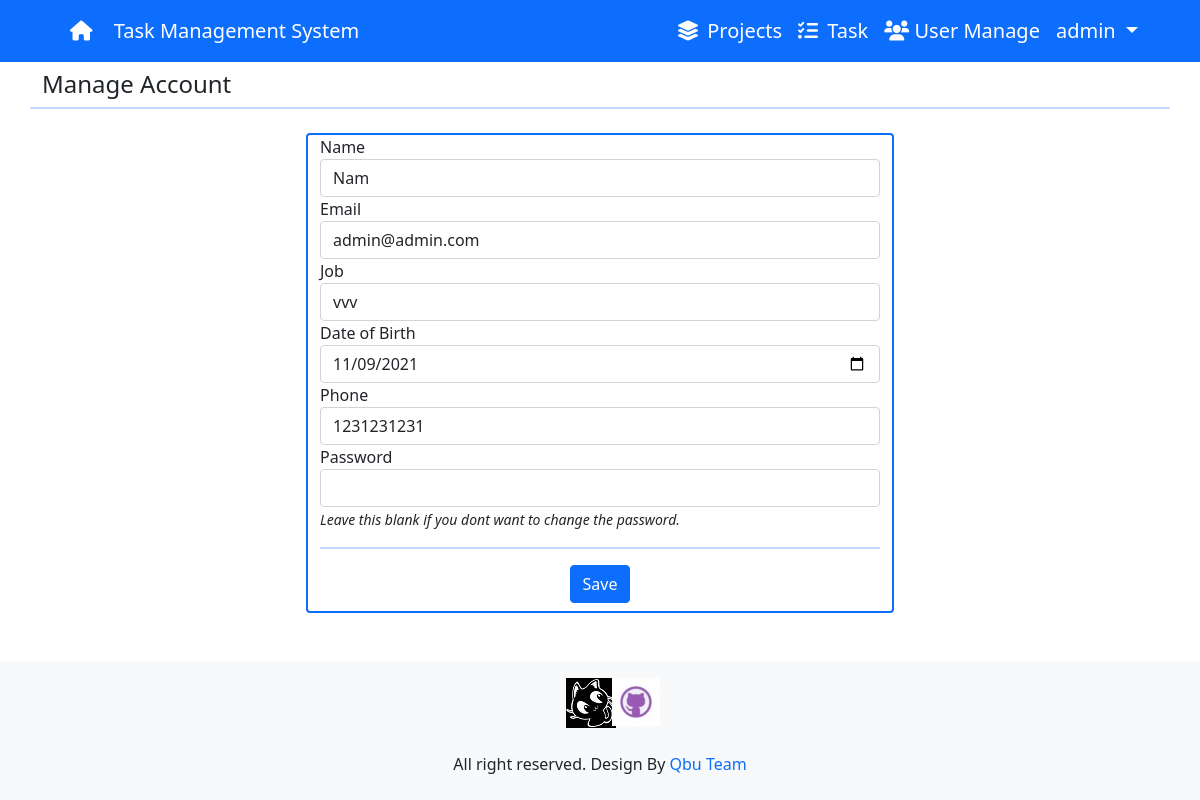
The app's page /View/manage_account.php (signed in) with its own data.
### tables this page shows
CREATE TABLE `user_info` (
  `user_id` int(10) UNSIGNED NOT NULL,
  `user_name` varchar(100) NOT NULL,
  `user_job` varchar(100) NOT NULL,
  `user_dob` date NOT NULL,
  `user_phone` varchar(20) NOT NULL
);

CREATE TABLE `tb_user` (
  `user_id` int(10) UNSIGNED NOT NULL,
  `user_nick` varchar(100) NOT NULL,
  `user_name` varchar(100) NOT NULL,
  `user_pass` varchar(100) NOT NULL,
  `user_email` varchar(100) NOT NULL,
  `user_code` varchar(300) NOT NULL,
  `user_level` tinyint(1) NOT NULL DEFAULT 0,
  `user_regisdate` datetime NOT NULL DEFAULT current_timestamp(),
  `user_status` tinyint(1) NOT NULL DEFAULT 0
);

### View/manage_account.php (the view, shortened to what this page needs)
<?php
    if(isset($_SESSION['CurrentUser'])){
        include('../reuse/header.php');
        include('../reuse/config.php');
        $id = $_SESSION['CurrentId'];
        $sql = "SELECT * FROM `tb_user` t, user_info f WHERE t.user_id = '$id' AND f.user_id = '$id';";
         $result = mysqli_query($conn,$sql);
         if (mysqli_num_rows($result)>0) {
             $row = mysqli_fetch_assoc($result);
             $username =  $row['user_name'];
             $email =  $row['user_email'];
             $job =  $row['user_job'];
             $dob =  $row['user_dob'];
             $phone =  $row['user_phone'];
         }
?>
<div class="container-fluid">
    <div class="container">
        <div class="row mb-2 ">
            <div class="col-sm-4 pt-2">
                <h4>Manage Account</h4>
            </div>
            <hr class="border border-bottom-5 border-primary">
        </div>
    </div>
    <div id="manage-account" class="container border border-primary border-2 rounded-2 w-50">
        <div class="form-group">
            <label for="name">Name</label>
            <input type="text" name="name" id="name" class="form-control"
                value="<?php echo $username;?>" required>
        </div>
        <div class="form-group">
            <label for="email">Email</label>
            <input type="text" name="email" id="email" class="form-control"
                value="<?php echo $email; ?>" required>
        </div>
        <div class="form-group">
            <label for="Job">Job</label>
            <input type="text" name="job" id="job" class="form-control"
                value="<?php echo $job;?>" required>
        </div>
        <div class="form-group">
            <label for="DoB">Date of Birth</label>
            <input type="date" name="dob" id="dob" class="form-control"
                value="<?php echo $dob; ?>" >
        </div>
        <div class="form-group">
            <label for="email">Phone</label>
            <input type="text" name="phone" id="phone" class="form-control"
                value="<?php echo $phone; ?>" >
        </div>
        <div class="form-group">
            <label for="password">Password</label>
            <input type="password" name="password" id="password" class="form-control" value="" autocomplete="off">
            <small><i>Leave this blank if you dont want to change the password.</i></small>
        </div>
        <hr class="border border-bottom-5 border-primary">
        <div class="col-lg-12 text-right justify-content-center d-flex mb-2">
            <button class="btn btn-primary mr-2" id="save" name="save">Save</button>
        </div>
    </div>
</div>
<?php
include('../reuse/footer.php');
}else header("Location: ../index.php");
?>

### records on screen
user_info: name "Nam", email "admin@admin.com", job "vvv", dob "11/09/2021", phone "1231231231"

### other values on screen
$_SESSION['CurrentUser'] "admin"
